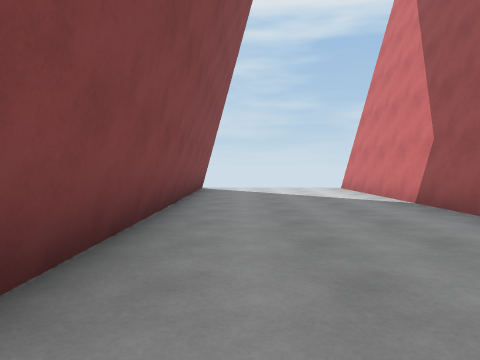
[1] (above)

15 first-person views from a walk through a 3-D level made in the Unity game engine. The camera is 1.2 m above the floor, tilts 2° down and sees 70° across. The floor is counted in squares, 2 m on a side. Each view is taken from the middle of a square. On the plan, view 1 faces up. The plan holds only what a view shows up to about 10 squares ahead; the rest is blank. The place goes on beyond the plan.

[2]
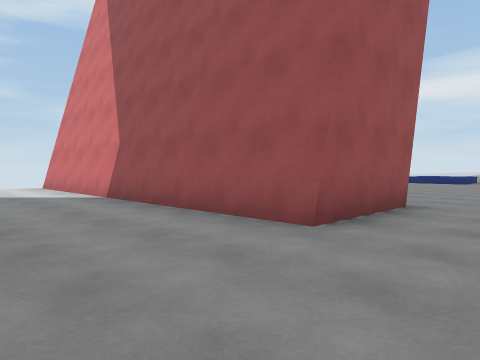

[3]
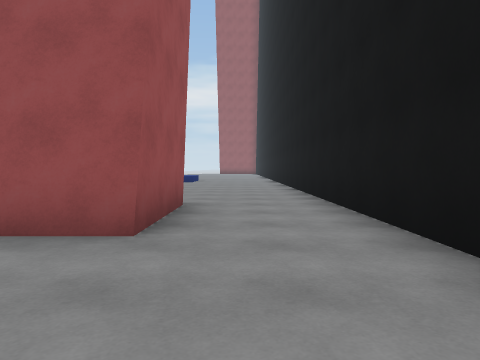

[4]
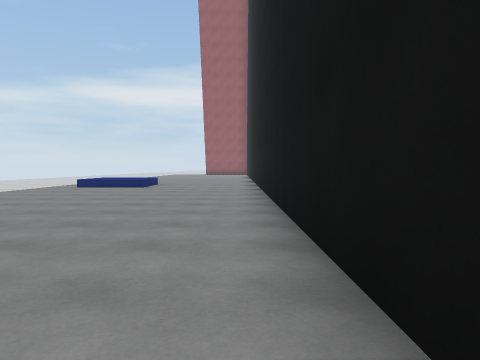

[5]
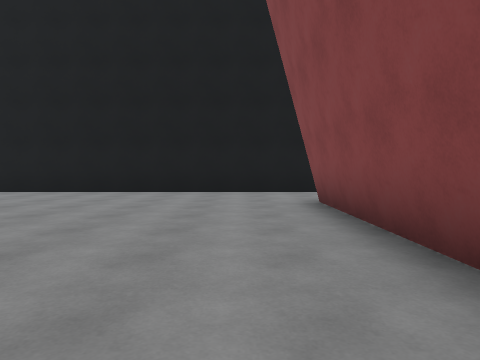

[6]
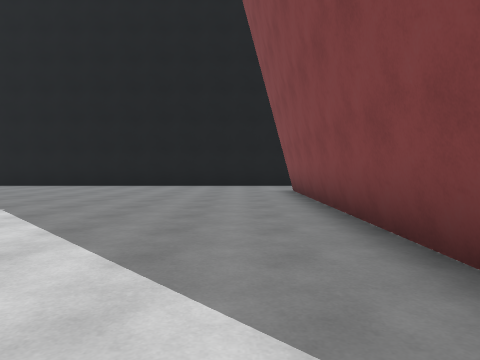

[7]
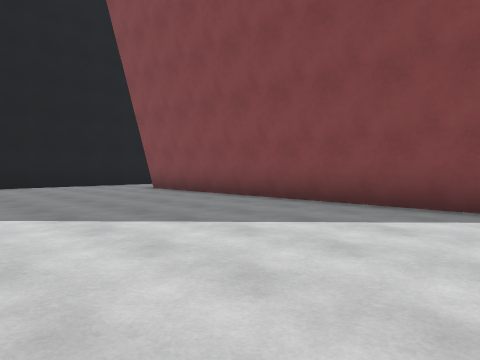

[8]
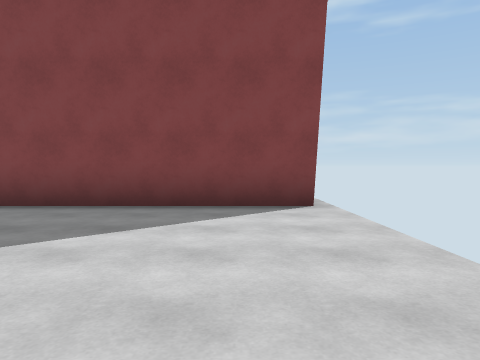

[9]
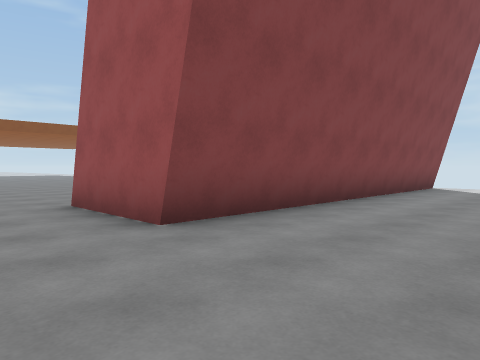

[10]
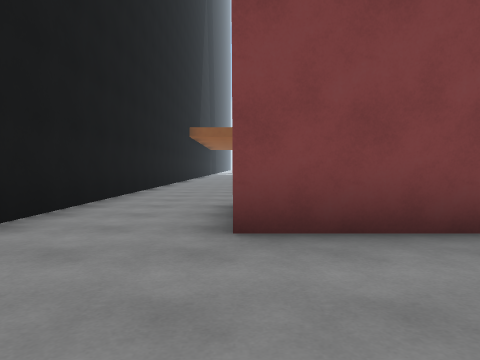

[11]
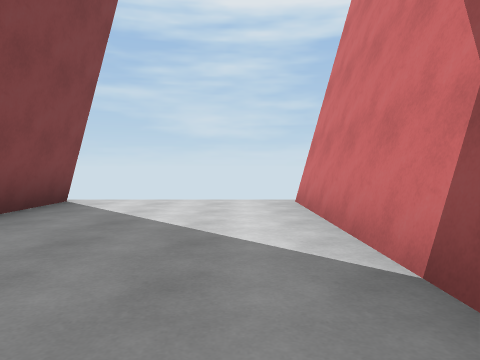

[12]
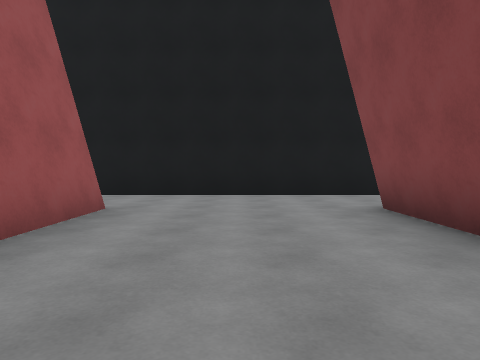

[13]
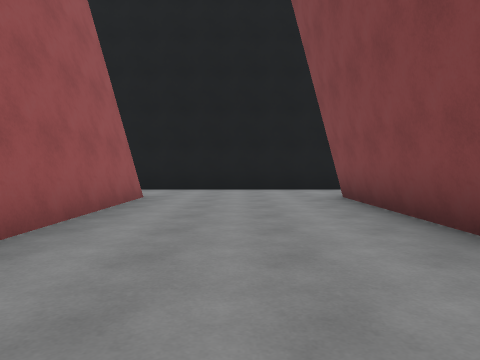

[14]
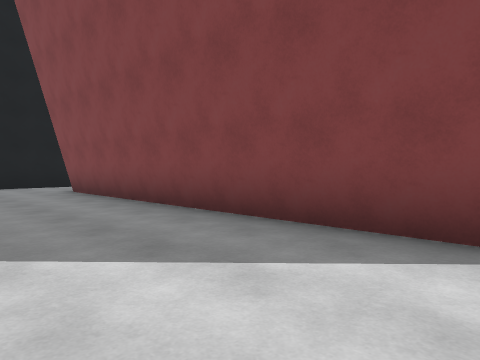

[15]
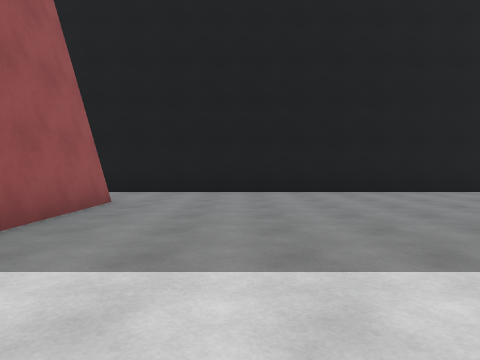

### Floor plan
Points are (right, up) in squares from view 1. A wall is a line through its corners. A room is listed if a view was taken in it or the views show most of it. See-through windows are left out.
Room 1 (views 1, 2, 3, 4, 5, 6, 7, 8, 9, 10, 11, 12, 13, 14)
walls: (5.7, 10.2) (5.7, 0.9) (3.1, 0.9) (3.1, 10.2); (-1, 10.2) (-1, 0.9) (-3.5, 0.9); (-4.4, -1.6) (11.5, -1.6)
ways out: opening at (-3.5, -0.5) to room 2
Room 2 (view 15)
walls: (-12.1, -1.6) (-4.4, -1.6); (-3.5, 0.9) (-3.5, 3.8)
ways out: opening at (-3.5, -0.5) to room 1

Positions as (right, up) in squares from view 1, and headings:
1: (0, 0), facing up
2: (0, -1), facing up-right
3: (0, 0), facing right
4: (4, -1), facing right
5: (7, 7), facing down
6: (7, 10), facing down
7: (11, 10), facing down-left
8: (11, 9), facing left
9: (2, -1), facing up-left
10: (2, 1), facing left
11: (2, 4), facing up
12: (1, 6), facing down
13: (1, 8), facing down
14: (2, 10), facing down-left
15: (-6, 7), facing down
